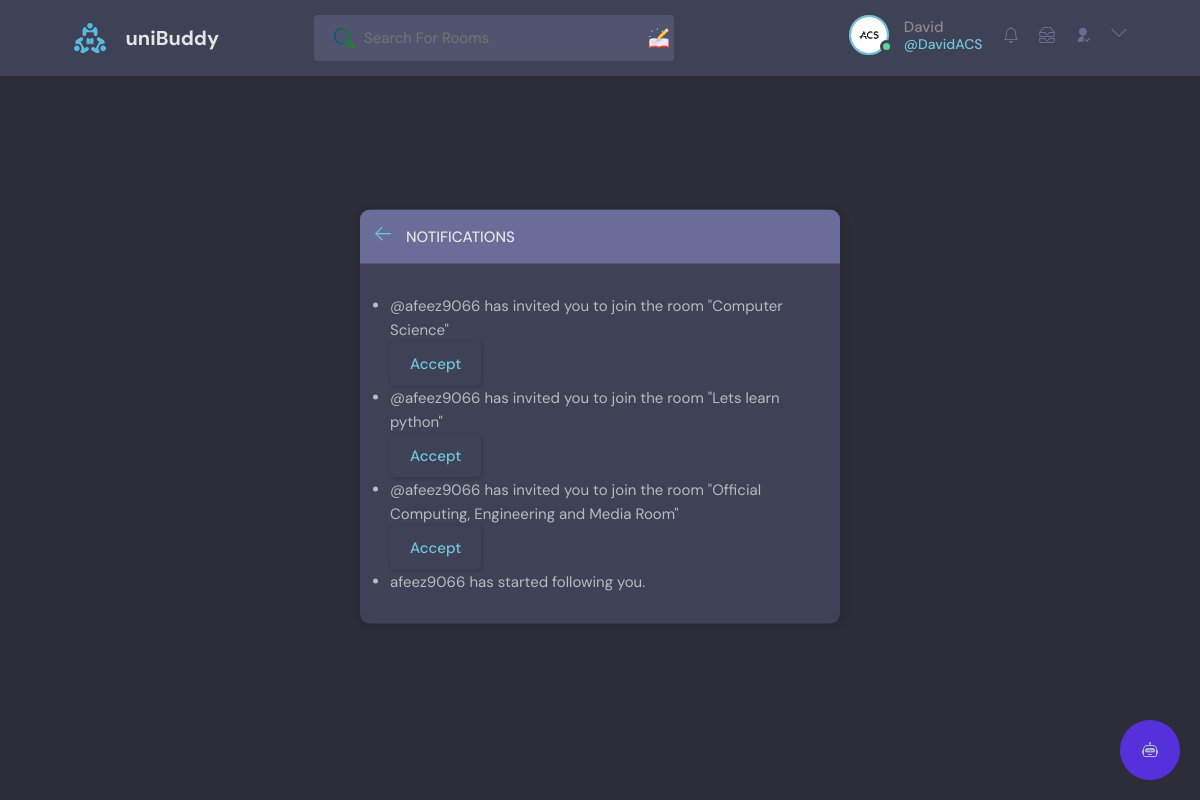
The app's page /get_notifications/ (signed in), older data.
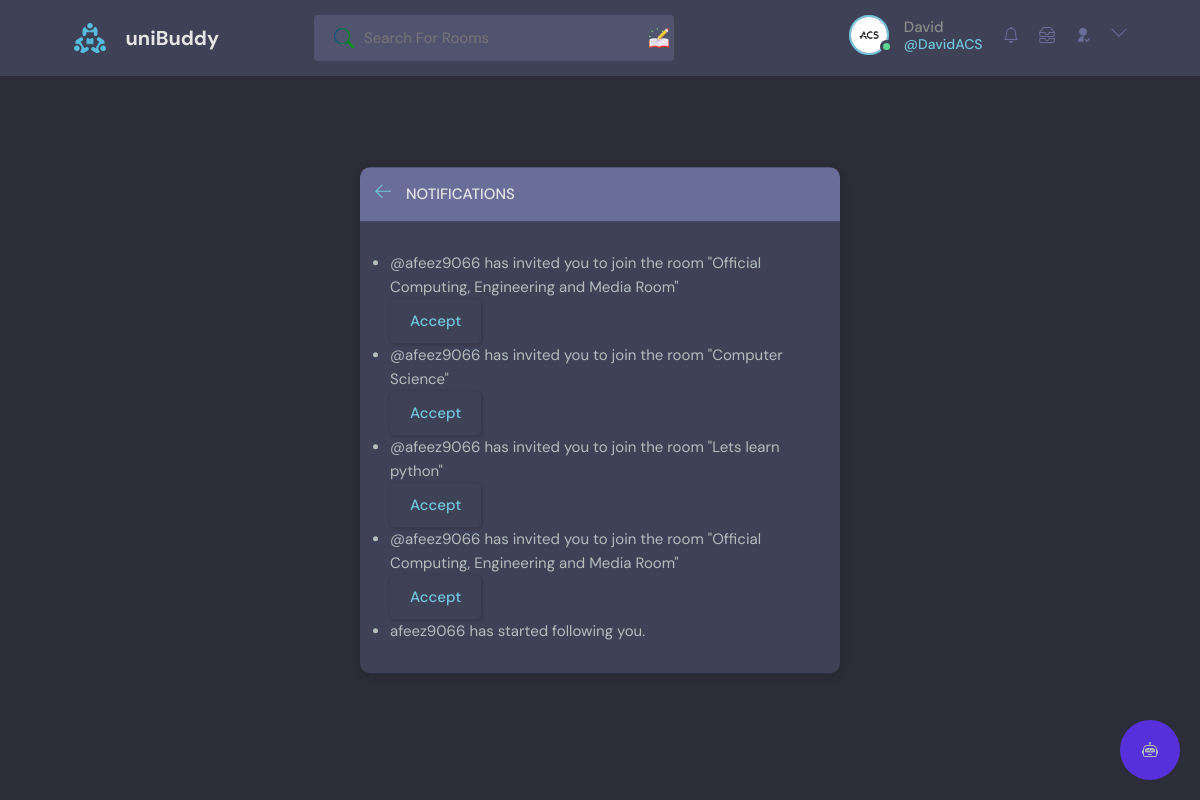
The same page, newer data.
### base/models.py (models this page shows, shortened)
class Notification(models.Model):
    sender = models.ForeignKey(User, on_delete=models.CASCADE, related_name='sender')
    receiver = models.ForeignKey(User, on_delete=models.CASCADE, related_name='receiver')
    notification_type = models.CharField(max_length=100)
    created_at = models.DateTimeField(auto_now_add=True)
    is_read = models.BooleanField(default=False)
    room = models.ForeignKey(Room, on_delete=models.CASCADE, null=True, blank=True)

class User(AbstractUser):
    name = models.CharField(max_length=200, null=True)
    email = models.EmailField(unique=True, null=True)
    bio = models.TextField(null=True)
    avatar = models.ImageField(null=True, default="avatar.svg")
    followers = models.ManyToManyField('self', related_name='following', blank=True, symmetrical=False)
    follower_count = models.IntegerField(default=0)
    last_checked = models.DateTimeField(auto_now_add=True)
    USERNAME_FIELD = 'email'
    REQUIRED_FIELDS = []

class Room(models.Model):
    host = models.ForeignKey(User, on_delete=models.SET_NULL, null=True)
    topic = models.ForeignKey(Topic, on_delete=models.SET_NULL, null=True)
    name = models.CharField(max_length=200)
    description = models.TextField(null=True, blank=True)
    participants = models.ManyToManyField(
        User, related_name='participants', blank=True)
    updated = models.DateTimeField(auto_now=True)
    created = models.DateTimeField(auto_now_add=True)
    upvotes = models.IntegerField(default=0)
    upvoted_by = models.ManyToManyField(User, related_name='upvoted_rooms')
    is_private = models.BooleanField(default=False)
    access_code = models.CharField(max_length=10, blank=True, null=True)
    admins = models.ManyToManyField(User, related_name="admin_rooms", blank=True)
    class Meta:
        ordering = ['-updated', '-created']

### base/views.py (the view)
# urls.py: path('get_notifications/', views.get_notifications, name='get_notifications'),
def get_notifications(request):
    user = request.user
    notifications = Notification.objects.filter(receiver=request.user).order_by('-created_at')
    user.last_checked = timezone.now()
    user.save()
    return render(request, 'base/notifications.html', {'notifications': notifications})

### base/templatetags/custom_tags.py (called while the page is built)
@register.simple_tag
def unread_messages_count(user):
    return user.messages.filter(is_read=False).count()

### base/templatetags/notification_tags.py (called while the page is built)
@register.simple_tag
def unread_notifications_count(user):
    last_checked = user.last_checked
    return Notification.objects.filter(receiver=user, created_at__gt=last_checked).count()

### base/templates/base/notifications.html (shortened to what this page needs)
{% extends 'main.html' %}
{% load static %}
{% block content %}
<main class="notifications layout">
  <div class="container">
    <div class="layout__box">
      <div class="layout__boxHeader">
        <div class="layout__boxTitle">
          <a href="{% url 'home' %}">
            <svg version="1.1" xmlns="http://www.w3.org/2000/svg" width="32" height="32" viewBox="0 0 32 32">
              <title>arrow-left</title>
              <path
                d="M13.723 2.286l-13.723 13.714 13.719 13.714 1.616-1.611-10.96-10.96h27.625v-2.286h-27.625l10.965-10.965-1.616-1.607z">
              </path>
            </svg>
          </a>
          <h3>Notifications</h3>
        </div>
      </div>
      <div class="notifications-page layout__body">
        {% if notifications %}
          <ul class="list-group">
            {% for notification in notifications %}
            <li class="list-group-item">
              <div class="notification-container">
                <div class="notification-content">
                  {% if notification.notification_type == 'follow' %}
                    <p>{{ notification.sender.username }} has started following you.</p>
                    {% elif notification.notification_type == 'room_invite' %}
                    <p>@{{ notification.sender.username }} has invited you to join the room "{{ notification.room.name }}"</p>
                    <a href="{% url 'join_room' notification.room.pk %}" class="btn btn-primary">Accept</a>
                  {% endif %}
                </div>
              </div>
            </li>
          {% endfor %}
          </ul>
        {% else %}
          <p>No notifications found.</p>
        {% endif %}
      </div>
    </div>
  </div>
</main>
{% endblock content %}

Row changes from the older to the newer data that the page shows:
added Notification: sender.username "afeez9066", room.name "Official Computing, Engineering and Media Room"
